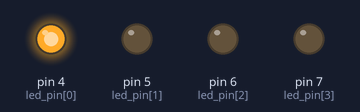
Bench run of a sketch on a simulated Arduino Uno, built with avr-gcc and run on an emulated ATmega328P. On the bench: output pins drawn as LEDs (lit = HIGH).

Above: at 0.5 s.
At 2.5 s:
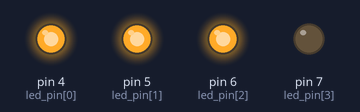
At 3.5 s:
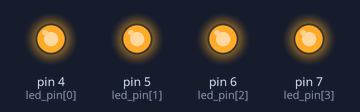
At 4.5 s:
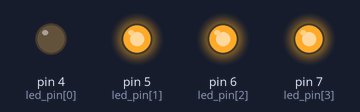
At 6.5 s:
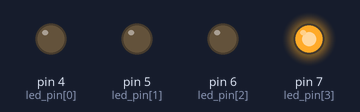
At 9.5 s:
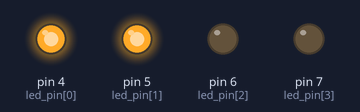
Timing chart, 0 to 10.4 s (numbered marks = the images above):
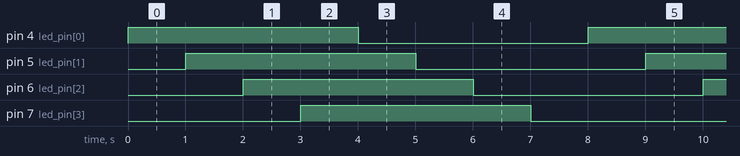

The sketch:

1029.ino
```cpp
int led_pin[4] = {4, 5, 6, 7};

void setup() {
  // put your setup code here, to run once:
  for(int i=0; i<4; i++){
    pinMode(led_pin[i], OUTPUT);
  }
}

void loop() {
  for(int i =0; i<4; i++){
    digitalWrite(led_pin[i], HIGH);
    delay(1000);
  }
  for(int i =0; i<4; i++){
    digitalWrite(led_pin[i], LOW);
    delay(1000);
  }
}
```

Measured:
- by itself, pin 4 (led_pin[0]), pin 5 (led_pin[1]), pin 6 (led_pin[2]), pin 7 (led_pin[3]): alternates HIGH for 4.0 s and LOW for 4.0 s
- by itself, everything shown: repeats every 8.0 s, in 8 steps
